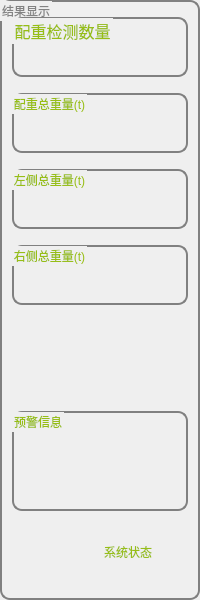
         <widget class="QGroupBox" name="groupBox">
          <property name="styleSheet">
           <string notr="true">QGroupBox
{
	
	font: 12pt &quot;Microsoft YaHei UI&quot;;
	color: rgb(131, 131, 131);
	border-radius:10px;
	border:2px solid gray;
}</string>
          </property>
          <property name="title">
           <string>结果显示</string>
          </property>
          <layout class="QVBoxLayout" name="verticalLayout_16">
           <property name="leftMargin">
            <number>0</number>
           </property>
           <property name="topMargin">
            <number>15</number>
           </property>
           <property name="rightMargin">
            <number>0</number>
           </property>
           <item>
            <layout class="QVBoxLayout" name="verticalLayout_4">
             <property name="leftMargin">
              <number>0</number>
             </property>
             <item>
              <layout class="QHBoxLayout" name="horizontalLayout_21">
               <property name="leftMargin">
                <number>10</number>
               </property>
               <property name="rightMargin">
                <number>10</number>
               </property>
               <property name="bottomMargin">
                <number>10</number>
               </property>
               <item>
                <widget class="QGroupBox" name="groupBox_11">
                 <property name="sizePolicy">
                  <sizepolicy hsizetype="Preferred" vsizetype="Fixed">
                   <horstretch>0</horstretch>
                   <verstretch>0</verstretch>
                  </sizepolicy>
                 </property>
                 <property name="minimumSize">
                  <size>
                   <width>0</width>
                   <height>60</height>
                  </size>
                 </property>
                 <property name="font">
                  <font>
                   <family>Microsoft YaHei UI</family>
                   <pointsize>12</pointsize>
                   <italic>false</italic>
                   <bold>false</bold>
                  </font>
                 </property>
                 <property name="styleSheet">
                  <string notr="true">color: rgb(151, 190, 21);
font: 12pt &quot;Microsoft YaHei UI&quot;;</string>
                 </property>
                 <property name="title">
                  <string>配重检测数量</string>
                 </property>
                 <layout class="QHBoxLayout" name="horizontalLayout_22">
                  <property name="topMargin">
                   <number>15</number>
                  </property>
                  <item>
                   <widget class="QLabel" name="num_weight">
                    <property name="styleSheet">
                     <string notr="true">color: rgb(255, 255, 255);
font: 16pt &quot;Microsoft YaHei UI&quot;;</string>
                    </property>
                    <property name="text">
                     <string/>
                    </property>
                    <property name="wordWrap">
                     <bool>true</bool>
                    </property>
                   </widget>
                  </item>
                 </layout>
                </widget>
               </item>
              </layout>
             </item>
             <item>
              <layout class="QVBoxLayout" name="verticalLayout_10">
               <property name="leftMargin">
                <number>10</number>
               </property>
               <property name="rightMargin">
                <number>10</number>
               </property>
               <property name="bottomMargin">
                <number>10</number>
               </property>
               <item>
                <widget class="QGroupBox" name="groupBox_9">
                 <property name="sizePolicy">
                  <sizepolicy hsizetype="Preferred" vsizetype="Fixed">
                   <horstretch>0</horstretch>
                   <verstretch>0</verstretch>
                  </sizepolicy>
                 </property>
                 <property name="minimumSize">
                  <size>
                   <width>0</width>
                   <height>60</height>
                  </size>
                 </property>
                 <property name="styleSheet">
                  <string notr="true">color: rgb(151, 190, 21);
font: 12pt &quot;Microsoft YaHei UI&quot;;</string>
                 </property>
                 <property name="title">
                  <string>配重总重量(t)</string>
                 </property>
                 <layout class="QVBoxLayout" name="verticalLayout_18">
                  <property name="topMargin">
                   <number>15</number>
                  </property>
                  <item>
                   <widget class="QLabel" name="total_mass">
                    <property name="styleSheet">
                     <string notr="true">color: rgb(255, 255, 255);
font: 16pt &quot;Microsoft YaHei UI&quot;;</string>
                    </property>
                    <property name="text">
                     <string/>
                    </property>
                    <property name="wordWrap">
                     <bool>true</bool>
                    </property>
                   </widget>
                  </item>
                 </layout>
                </widget>
               </item>
              </layout>
             </item>
             <item>
              <layout class="QVBoxLayout" name="verticalLayout_9">
               <property name="leftMargin">
                <number>10</number>
               </property>
               <property name="rightMargin">
                <number>10</number>
               </property>
               <property name="bottomMargin">
                <number>10</number>
               </property>
               <item>
                <widget class="QGroupBox" name="groupBox_8">
                 <property name="sizePolicy">
                  <sizepolicy hsizetype="Preferred" vsizetype="Fixed">
                   <horstretch>0</horstretch>
                   <verstretch>0</verstretch>
                  </sizepolicy>
                 </property>
                 <property name="minimumSize">
                  <size>
                   <width>0</width>
                   <height>60</height>
                  </size>
                 </property>
                 <property name="styleSheet">
                  <string notr="true">color: rgb(151, 190, 21);
font: 12pt &quot;Microsoft YaHei UI&quot;;</string>
                 </property>
                 <property name="title">
                  <string>左侧总重量(t)</string>
                 </property>
                 <layout class="QVBoxLayout" name="verticalLayout_17">
                  <property name="topMargin">
                   <number>15</number>
                  </property>
                  <item>
                   <widget class="QLabel" name="total_mass_L">
                    <property name="styleSheet">
                     <string notr="true">color: rgb(255, 255, 255);
font: 16pt &quot;Microsoft YaHei UI&quot;;</string>
                    </property>
                    <property name="text">
                     <string/>
                    </property>
                    <property name="wordWrap">
                     <bool>true</bool>
                    </property>
                   </widget>
                  </item>
                 </layout>
                </widget>
               </item>
              </layout>
             </item>
             <item>
              <layout class="QVBoxLayout" name="verticalLayout_6">
               <property name="spacing">
                <number>0</number>
               </property>
               <property name="leftMargin">
                <number>10</number>
               </property>
               <property name="rightMargin">
                <number>10</number>
               </property>
               <property name="bottomMargin">
                <number>0</number>
               </property>
               <item>
                <widget class="QGroupBox" name="groupBox_7">
                 <property name="sizePolicy">
                  <sizepolicy hsizetype="Preferred" vsizetype="Fixed">
                   <horstretch>0</horstretch>
                   <verstretch>0</verstretch>
                  </sizepolicy>
                 </property>
                 <property name="minimumSize">
                  <size>
                   <width>0</width>
                   <height>60</height>
                  </size>
                 </property>
                 <property name="styleSheet">
                  <string notr="true">color: rgb(151, 190, 21);
font: 12pt &quot;Microsoft YaHei UI&quot;;</string>
                 </property>
                 <property name="title">
                  <string>右侧总重量(t)</string>
                 </property>
                 <layout class="QVBoxLayout" name="verticalLayout_11">
                  <property name="topMargin">
                   <number>15</number>
                  </property>
                  <item>
                   <widget class="QLabel" name="total_mass_R">
                    <property name="styleSheet">
                     <string notr="true">color: rgb(255, 255, 255);
font: 16pt &quot;Microsoft YaHei UI&quot;;</string>
                    </property>
                    <property name="text">
                     <string/>
                    </property>
                    <property name="wordWrap">
                     <bool>true</bool>
                    </property>
                   </widget>
                  </item>
                 </layout>
                </widget>
               </item>
              </layout>
             </item>
             <item>
              <spacer name="verticalSpacer_3">
               <property name="sizeType">
                <enum>QSizePolicy::Expanding</enum>
               </property>
               <property name="sizeHint" stdset="0">
                <size>
                 <width>20</width>
                 <height>100</height>
                </size>
               </property>
              </spacer>
             </item>
             <item>
              <layout class="QVBoxLayout" name="verticalLayout_5">
               <property name="leftMargin">
                <number>10</number>
               </property>
               <property name="rightMargin">
                <number>10</number>
               </property>
               <property name="bottomMargin">
                <number>10</number>
               </property>
               <item>
                <widget class="QGroupBox" name="groupBox_5">
                 <property name="sizePolicy">
                  <sizepolicy hsizetype="Preferred" vsizetype="Fixed">
                   <horstretch>0</horstretch>
                   <verstretch>0</verstretch>
                  </sizepolicy>
                 </property>
                 <property name="minimumSize">
                  <size>
                   <width>0</width>
                   <height>100</height>
                  </size>
                 </property>
                 <property name="styleSheet">
                  <string notr="true">color: rgb(151, 190, 21);
font: 14pt &quot;Microsoft YaHei UI&quot;;</string>
                 </property>
                 <property name="title">
                  <string>预警信息</string>
                 </property>
                 <layout class="QHBoxLayout" name="horizontalLayout_23">
                  <property name="topMargin">
                   <number>20</number>
                  </property>
                  <item>
                   <widget class="QLabel" name="warming_info">
                    <property name="styleSheet">
                     <string notr="true">color: rgb(255, 255, 255);
font: 16pt &quot;Microsoft YaHei UI&quot;;</string>
                    </property>
                    <property name="text">
                     <string/>
                    </property>
                    <property name="wordWrap">
                     <bool>true</bool>
                    </property>
                   </widget>
                  </item>
                 </layout>
                </widget>
               </item>
              </layout>
             </item>
             <item>
              <layout class="QHBoxLayout" name="horizontalLayout_9">
               <property name="leftMargin">
                <number>10</number>
               </property>
               <property name="rightMargin">
                <number>10</number>
               </property>
               <property name="bottomMargin">
                <number>10</number>
               </property>
               <item>
                <widget class="QLabel" name="warming_alarm">
                 <property name="sizePolicy">
                  <sizepolicy hsizetype="Fixed" vsizetype="Fixed">
                   <horstretch>0</horstretch>
                   <verstretch>0</verstretch>
                  </sizepolicy>
                 </property>
                 <property name="minimumSize">
                  <size>
                   <width>50</width>
                   <height>50</height>
                  </size>
                 </property>
                 <property name="maximumSize">
                  <size>
                   <width>50</width>
                   <height>50</height>
                  </size>
                 </property>
                 <property name="styleSheet">
                  <string notr="true">background-color:transparent;
font: 12pt &quot;Microsoft YaHei UI&quot;;
color: rgb(151, 190, 21);</string>
                 </property>
                 <property name="text">
                  <string/>
                 </property>
                 <property name="pixmap">
                  <pixmap>font/绿灯.png</pixmap>
                 </property>
                 <property name="scaledContents">
                  <bool>true</bool>
                 </property>
                </widget>
               </item>
               <item>
                <widget class="QLabel" name="label_15">
                 <property name="styleSheet">
                  <string notr="true">background-color:transparent;
font: 700 14pt &quot;Microsoft YaHei UI&quot;;
color: rgb(151, 190, 21);</string>
                 </property>
                 <property name="text">
                  <string>系统状态</string>
                 </property>
                 <property name="alignment">
                  <set>Qt::AlignCenter</set>
                 </property>
                </widget>
               </item>
              </layout>
             </item>
            </layout>
           </item>
          </layout>
         </widget>
